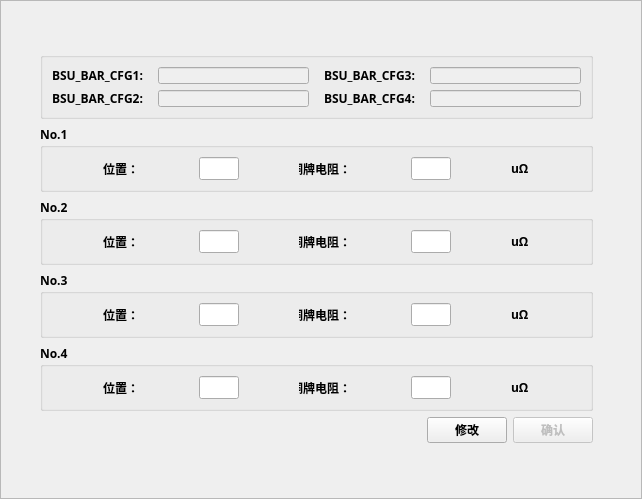
<?xml version="1.0" encoding="UTF-8"?>
<ui version="4.0">
 <class>BsuPidFromCopper</class>
 <widget class="QWidget" name="BsuPidFromCopper">
  <property name="geometry">
   <rect>
    <x>0</x>
    <y>0</y>
    <width>642</width>
    <height>499</height>
   </rect>
  </property>
  <property name="font">
   <font>
    <family>微软雅黑</family>
    <weight>75</weight>
    <bold>true</bold>
   </font>
  </property>
  <property name="windowTitle">
   <string>Form</string>
  </property>
  <layout class="QVBoxLayout" name="verticalLayout_3">
   <property name="spacing">
    <number>0</number>
   </property>
   <property name="leftMargin">
    <number>0</number>
   </property>
   <property name="topMargin">
    <number>0</number>
   </property>
   <property name="rightMargin">
    <number>0</number>
   </property>
   <property name="bottomMargin">
    <number>0</number>
   </property>
   <item>
    <widget class="QScrollArea" name="scrollArea">
     <property name="widgetResizable">
      <bool>true</bool>
     </property>
     <widget class="QWidget" name="scrollAreaWidgetContents">
      <property name="geometry">
       <rect>
        <x>0</x>
        <y>0</y>
        <width>640</width>
        <height>497</height>
       </rect>
      </property>
      <widget class="QWidget" name="layoutWidget">
       <property name="geometry">
        <rect>
         <x>30</x>
         <y>20</y>
         <width>571</width>
         <height>431</height>
        </rect>
       </property>
       <layout class="QVBoxLayout" name="verticalLayout" stretch="1,2,2,2,2,2,1">
        <property name="leftMargin">
         <number>9</number>
        </property>
        <property name="topMargin">
         <number>9</number>
        </property>
        <property name="rightMargin">
         <number>9</number>
        </property>
        <property name="bottomMargin">
         <number>9</number>
        </property>
        <item>
         <widget class="QLabel" name="label">
          <property name="text">
           <string/>
          </property>
         </widget>
        </item>
        <item>
         <widget class="QGroupBox" name="groupBox">
          <property name="title">
           <string/>
          </property>
          <layout class="QVBoxLayout" name="verticalLayout_2">
           <item>
            <layout class="QHBoxLayout" name="horizontalLayout_5">
             <property name="spacing">
              <number>15</number>
             </property>
             <item>
              <layout class="QHBoxLayout" name="horizontalLayout">
               <item>
                <widget class="QLabel" name="label_2">
                 <property name="text">
                  <string>BSU_BAR_CFG1:</string>
                 </property>
                </widget>
               </item>
               <item>
                <widget class="QLineEdit" name="lineEdit">
                 <property name="enabled">
                  <bool>false</bool>
                 </property>
                </widget>
               </item>
              </layout>
             </item>
             <item>
              <layout class="QHBoxLayout" name="horizontalLayout_2">
               <item>
                <widget class="QLabel" name="label_4">
                 <property name="text">
                  <string>BSU_BAR_CFG3:</string>
                 </property>
                </widget>
               </item>
               <item>
                <widget class="QLineEdit" name="lineEdit_3">
                 <property name="enabled">
                  <bool>false</bool>
                 </property>
                </widget>
               </item>
              </layout>
             </item>
            </layout>
           </item>
           <item>
            <layout class="QHBoxLayout" name="horizontalLayout_6">
             <property name="spacing">
              <number>15</number>
             </property>
             <item>
              <layout class="QHBoxLayout" name="horizontalLayout_3">
               <item>
                <widget class="QLabel" name="label_3">
                 <property name="text">
                  <string>BSU_BAR_CFG2:</string>
                 </property>
                </widget>
               </item>
               <item>
                <widget class="QLineEdit" name="lineEdit_2">
                 <property name="enabled">
                  <bool>false</bool>
                 </property>
                </widget>
               </item>
              </layout>
             </item>
             <item>
              <layout class="QHBoxLayout" name="horizontalLayout_4">
               <item>
                <widget class="QLabel" name="label_5">
                 <property name="text">
                  <string>BSU_BAR_CFG4:</string>
                 </property>
                </widget>
               </item>
               <item>
                <widget class="QLineEdit" name="lineEdit_4">
                 <property name="enabled">
                  <bool>false</bool>
                 </property>
                </widget>
               </item>
              </layout>
             </item>
            </layout>
           </item>
          </layout>
         </widget>
        </item>
        <item>
         <widget class="QGroupBox" name="groupBox_2">
          <property name="title">
           <string>No.1</string>
          </property>
          <layout class="QHBoxLayout" name="horizontalLayout_16">
           <property name="spacing">
            <number>60</number>
           </property>
           <property name="leftMargin">
            <number>60</number>
           </property>
           <property name="rightMargin">
            <number>60</number>
           </property>
           <item>
            <layout class="QHBoxLayout" name="horizontalLayout_9">
             <item>
              <widget class="QLabel" name="label_7">
               <property name="text">
                <string>位置：</string>
               </property>
               <property name="alignment">
                <set>Qt::AlignRight|Qt::AlignTrailing|Qt::AlignVCenter</set>
               </property>
              </widget>
             </item>
             <item>
              <widget class="QLineEdit" name="lineEdit_5"/>
             </item>
            </layout>
           </item>
           <item>
            <layout class="QHBoxLayout" name="horizontalLayout_8">
             <item>
              <widget class="QLabel" name="label_8">
               <property name="text">
                <string>铜牌电阻：</string>
               </property>
               <property name="alignment">
                <set>Qt::AlignRight|Qt::AlignTrailing|Qt::AlignVCenter</set>
               </property>
              </widget>
             </item>
             <item>
              <widget class="QLineEdit" name="lineEdit_6"/>
             </item>
             <item>
              <widget class="QLabel" name="label_9">
               <property name="text">
                <string>uΩ</string>
               </property>
              </widget>
             </item>
            </layout>
           </item>
          </layout>
         </widget>
        </item>
        <item>
         <widget class="QGroupBox" name="groupBox_3">
          <property name="title">
           <string>No.2</string>
          </property>
          <layout class="QHBoxLayout" name="horizontalLayout_17">
           <property name="spacing">
            <number>60</number>
           </property>
           <property name="leftMargin">
            <number>60</number>
           </property>
           <property name="rightMargin">
            <number>60</number>
           </property>
           <item>
            <layout class="QHBoxLayout" name="horizontalLayout_11">
             <item>
              <widget class="QLabel" name="label_12">
               <property name="text">
                <string>位置：</string>
               </property>
               <property name="alignment">
                <set>Qt::AlignRight|Qt::AlignTrailing|Qt::AlignVCenter</set>
               </property>
              </widget>
             </item>
             <item>
              <widget class="QLineEdit" name="lineEdit_7"/>
             </item>
            </layout>
           </item>
           <item>
            <layout class="QHBoxLayout" name="horizontalLayout_10">
             <item>
              <widget class="QLabel" name="label_10">
               <property name="text">
                <string>铜牌电阻：</string>
               </property>
               <property name="alignment">
                <set>Qt::AlignRight|Qt::AlignTrailing|Qt::AlignVCenter</set>
               </property>
              </widget>
             </item>
             <item>
              <widget class="QLineEdit" name="lineEdit_8"/>
             </item>
             <item>
              <widget class="QLabel" name="label_11">
               <property name="text">
                <string>uΩ</string>
               </property>
              </widget>
             </item>
            </layout>
           </item>
          </layout>
         </widget>
        </item>
        <item>
         <widget class="QGroupBox" name="groupBox_4">
          <property name="title">
           <string>No.3</string>
          </property>
          <layout class="QHBoxLayout" name="horizontalLayout_18">
           <property name="spacing">
            <number>60</number>
           </property>
           <property name="leftMargin">
            <number>60</number>
           </property>
           <property name="rightMargin">
            <number>60</number>
           </property>
           <item>
            <layout class="QHBoxLayout" name="horizontalLayout_13">
             <item>
              <widget class="QLabel" name="label_15">
               <property name="text">
                <string>位置：</string>
               </property>
               <property name="alignment">
                <set>Qt::AlignRight|Qt::AlignTrailing|Qt::AlignVCenter</set>
               </property>
              </widget>
             </item>
             <item>
              <widget class="QLineEdit" name="lineEdit_9"/>
             </item>
            </layout>
           </item>
           <item>
            <layout class="QHBoxLayout" name="horizontalLayout_12">
             <item>
              <widget class="QLabel" name="label_13">
               <property name="text">
                <string>铜牌电阻：</string>
               </property>
               <property name="alignment">
                <set>Qt::AlignRight|Qt::AlignTrailing|Qt::AlignVCenter</set>
               </property>
              </widget>
             </item>
             <item>
              <widget class="QLineEdit" name="lineEdit_10"/>
             </item>
             <item>
              <widget class="QLabel" name="label_14">
               <property name="text">
                <string>uΩ</string>
               </property>
              </widget>
             </item>
            </layout>
           </item>
          </layout>
         </widget>
        </item>
        <item>
         <widget class="QGroupBox" name="groupBox_5">
          <property name="title">
           <string>No.4</string>
          </property>
          <layout class="QHBoxLayout" name="horizontalLayout_19">
           <property name="spacing">
            <number>60</number>
           </property>
           <property name="leftMargin">
            <number>60</number>
           </property>
           <property name="rightMargin">
            <number>60</number>
           </property>
           <item>
            <layout class="QHBoxLayout" name="horizontalLayout_15">
             <item>
              <widget class="QLabel" name="label_18">
               <property name="text">
                <string>位置：</string>
               </property>
               <property name="alignment">
                <set>Qt::AlignRight|Qt::AlignTrailing|Qt::AlignVCenter</set>
               </property>
              </widget>
             </item>
             <item>
              <widget class="QLineEdit" name="lineEdit_11"/>
             </item>
            </layout>
           </item>
           <item>
            <layout class="QHBoxLayout" name="horizontalLayout_14">
             <item>
              <widget class="QLabel" name="label_16">
               <property name="text">
                <string>铜牌电阻：</string>
               </property>
               <property name="alignment">
                <set>Qt::AlignRight|Qt::AlignTrailing|Qt::AlignVCenter</set>
               </property>
              </widget>
             </item>
             <item>
              <widget class="QLineEdit" name="lineEdit_12"/>
             </item>
             <item>
              <widget class="QLabel" name="label_17">
               <property name="text">
                <string>uΩ</string>
               </property>
              </widget>
             </item>
            </layout>
           </item>
          </layout>
         </widget>
        </item>
        <item>
         <layout class="QHBoxLayout" name="horizontalLayout_7" stretch="10,2,2">
          <item>
           <widget class="QLabel" name="label_6">
            <property name="text">
             <string/>
            </property>
           </widget>
          </item>
          <item>
           <widget class="QPushButton" name="pushButton_Modify">
            <property name="text">
             <string>修改</string>
            </property>
           </widget>
          </item>
          <item>
           <widget class="QPushButton" name="pushButton_OK">
            <property name="enabled">
             <bool>false</bool>
            </property>
            <property name="text">
             <string>确认</string>
            </property>
           </widget>
          </item>
         </layout>
        </item>
       </layout>
      </widget>
     </widget>
    </widget>
   </item>
  </layout>
 </widget>
 <resources/>
 <connections/>
</ui>
